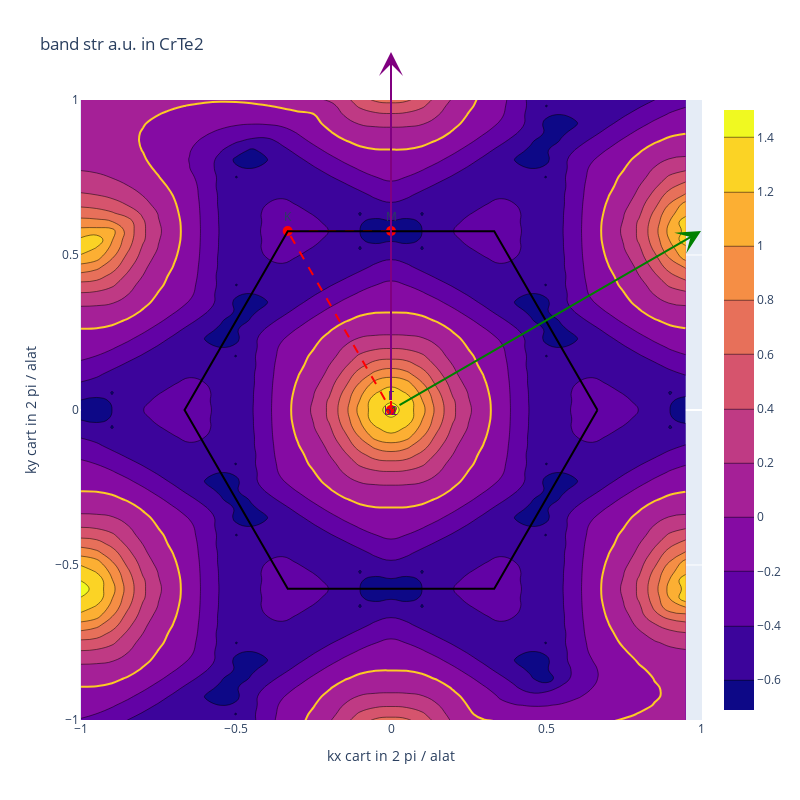

Source (notebook cell):
### Code cell
z = np.real(band_str_up[ 7, :] - calc.efermi) # 8th band

fig = go.Figure()
fig.add_trace(go.Contour(x=kx,y=ky,z=z,line_smoothing=1.3))

contour_trace = go.Contour(
    z=z,
    x=kx,
    y=ky,
    contours=dict(
        start=0,
        end=0,
        size=0.1,
        coloring='lines'
    ),
    showscale=False,
    line=dict(width=2)
)
fig.add_trace(contour_trace)

# Create the figure


# Hexagonal Brillouin Zone vertices
BZ_vertices = np.array([
    0.666 * b1 - 0.333 * b2, 
    0.333 * b1 + 0.333 * b2, 
    -0.333 * b1 + 0.666 * b2, 
    -0.666 * b1 + 0.333 * b2, 
    -0.333 * b1 - 0.333 * b2, 
    0.333 * b1 - 0.666 * b2,
    0.666 * b1 - 0.333 * b2])

# High-symmetry points in units of (2π/a)
Gamma = np.array([0, 0])
M = 0.5 * b2
K = -0.3333333333 * b1 + 0.6666666667 * b2


# Add arrows for b1 and b2
fig.add_annotation(
    x=b1[0], y=b1[1],
    ax=0, ay=0,
    xref="x", yref="y",
    axref="x", ayref="y",
    showarrow=True,
    arrowhead=3,
    arrowsize=2,
    arrowwidth=2,
    arrowcolor="green",
    text="b1",
    font=dict(size=12, color="green"),
    yshift=0
)

fig.add_annotation(
    x=b2[0], y=b2[1],
    ax=0, ay=0,
    xref="x", yref="y",
    axref="x", ayref="y",
    showarrow=True,
    arrowhead=3,
    arrowsize=2,
    arrowwidth=2,
    arrowcolor="purple",
    text="b2",
    font=dict(size=12, color="purple"),
    yshift=0
)

# Path: Γ → M → K → Γ
path = np.array([Gamma, M, K, Gamma])

# Plot high-symmetry points
high_symmetry_labels = ['Γ', 'M', 'K']
high_symmetry_points = [Gamma, M, K]
for point, label in zip(high_symmetry_points, high_symmetry_labels):
    fig.add_trace(go.Scatter(
        x=[point[0]], 
        y=[point[1]], 
        mode='markers+text',
        text=[label],
        textposition="top center",
        marker=dict(color='red', size=10),
        name=label,
        showlegend=False
    ))
    
# Plot path
fig.add_trace(go.Scatter(
    x=path[:, 0], 
    y=path[:, 1], 
    mode='lines+markers', 
    line=dict(color='red', width=2, dash='dash'),
    marker=dict(color='red', size=6),
    name='Path: Γ → M → K → Γ',
    showlegend=False
))


# Plot BZ
fig.add_trace(go.Scatter(
    x=BZ_vertices[:, 0], 
    y=BZ_vertices[:, 1], 
    mode='lines', 
    line=dict(color='black', width=2),
    showlegend=False
))



fig.update_layout(
    autosize=False,
    width=800,  # Width of the figure
    height=800,  # Height of the figure
    xaxis=dict(
        scaleanchor="y",  # Match the scale of the x-axis with the y-axis
        title="kx cart in 2 pi / alat",
        range=[-1, 1]
    ),
    yaxis=dict(title="ky cart in 2 pi / alat", range=[-1, 1]),
    title="band str a.u. in CrTe2"
)
fig.show()

### Figure 1 — Plotly figure (JSON) as saved in the notebook; plotly's stock layout.template omitted (floating-point values rounded to 4 significant figures; data arrays with more than 128 entries replaced by an {"elided": "..."} marker saying what was removed)
{"data": [{"line": {"smoothing": 1.3}, "type": "contour", "x": {"elided": "1600 float values"}, "y": {"elided": "1600 float values"}, "z": {"elided": "1600 float values"}}, {"contours": {"coloring": "lines", "end": 0, "size": 0.1, "start": 0}, "line": {"width": 2}, "showscale": false, "type": "contour", "x": {"elided": "1600 float values"}, "y": {"elided": "1600 float values"}, "z": {"elided": "1600 float values"}}, {"marker": {"color": "red", "size": 10}, "mode": "markers+text", "name": "Γ", "showlegend": false, "text": ["Γ"], "textposition": "top center", "type": "scatter", "x": [0], "y": [0]}, {"marker": {"color": "red", "size": 10}, "mode": "markers+text", "name": "M", "showlegend": false, "text": ["M"], "textposition": "top center", "type": "scatter", "x": [0], "y": [0.5774]}, {"marker": {"color": "red", "size": 10}, "mode": "markers+text", "name": "K", "showlegend": false, "text": ["K"], "textposition": "top center", "type": "scatter", "x": [-0.3333], "y": [0.5774]}, {"line": {"color": "red", "dash": "dash", "width": 2}, "marker": {"color": "red", "size": 6}, "mode": "lines+markers", "name": "Path: Γ → M → K → Γ", "showlegend": false, "type": "scatter", "x": [0, 0, -0.3333, 0], "y": [0, 0.5774, 0.5774, 0]}, {"line": {"color": "black", "width": 2}, "mode": "lines", "showlegend": false, "type": "scatter", "x": [0.666, 0.333, -0.333, -0.666, -0.333, 0.333, 0.666], "y": [1.11e-16, 0.5768, 0.5768, -1.11e-16, -0.5768, -0.5768, 1.11e-16]}], "layout": {"annotations": [{"arrowcolor": "green", "arrowhead": 3, "arrowsize": 2, "arrowwidth": 2, "ax": 0, "axref": "x", "ay": 0, "ayref": "y", "font": {"color": "green", "size": 12}, "showarrow": true, "text": "b1", "x": 1.0, "xref": "x", "y": 0.5774, "yref": "y", "yshift": 0}, {"arrowcolor": "purple", "arrowhead": 3, "arrowsize": 2, "arrowwidth": 2, "ax": 0, "axref": "x", "ay": 0, "ayref": "y", "font": {"color": "purple", "size": 12}, "showarrow": true, "text": "b2", "x": 0, "xref": "x", "y": 1.155, "yref": "y", "yshift": 0}], "autosize": false, "height": 800, "title": {"text": "band str a.u. in CrTe2"}, "width": 800, "xaxis": {"range": [-1, 1], "scaleanchor": "y", "title": {"text": "kx cart in 2 pi / alat"}}, "yaxis": {"range": [-1, 1], "title": {"text": "ky cart in 2 pi / alat"}}}}
